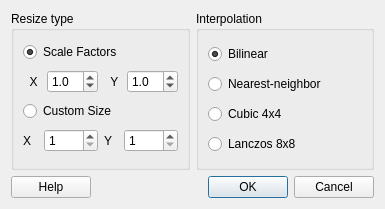
<?xml version="1.0" encoding="UTF-8"?>
<ui version="4.0">
 <class>ResizeDialog</class>
 <widget class="QDialog" name="ResizeDialog">
  <property name="geometry">
   <rect>
    <x>0</x>
    <y>0</y>
    <width>385</width>
    <height>209</height>
   </rect>
  </property>
  <property name="windowTitle">
   <string>Resize Image</string>
  </property>
  <layout class="QGridLayout" name="gridLayout_3">
   <item row="0" column="0">
    <widget class="QGroupBox" name="groupBox_2">
     <property name="title">
      <string>Resize type</string>
     </property>
     <layout class="QGridLayout" name="gridLayout_2">
      <item row="0" column="0">
       <widget class="QRadioButton" name="scaleButton">
        <property name="text">
         <string>Scale Factors</string>
        </property>
        <property name="checked">
         <bool>true</bool>
        </property>
       </widget>
      </item>
      <item row="1" column="0">
       <layout class="QHBoxLayout" name="horizontalLayout">
        <item>
         <widget class="QLabel" name="label">
          <property name="text">
           <string>  X</string>
          </property>
         </widget>
        </item>
        <item>
         <widget class="QDoubleSpinBox" name="scaleXSpinBox">
          <property name="decimals">
           <number>1</number>
          </property>
          <property name="minimum">
           <double>0.100000000000000</double>
          </property>
          <property name="maximum">
           <double>10.000000000000000</double>
          </property>
          <property name="singleStep">
           <double>0.100000000000000</double>
          </property>
          <property name="value">
           <double>1.000000000000000</double>
          </property>
         </widget>
        </item>
        <item>
         <widget class="QLabel" name="label_2">
          <property name="text">
           <string>  Y</string>
          </property>
         </widget>
        </item>
        <item>
         <widget class="QDoubleSpinBox" name="scaleYSpinBox">
          <property name="decimals">
           <number>1</number>
          </property>
          <property name="minimum">
           <double>0.100000000000000</double>
          </property>
          <property name="maximum">
           <double>10.000000000000000</double>
          </property>
          <property name="singleStep">
           <double>0.100000000000000</double>
          </property>
          <property name="value">
           <double>1.000000000000000</double>
          </property>
         </widget>
        </item>
       </layout>
      </item>
      <item row="2" column="0">
       <widget class="QRadioButton" name="customButton">
        <property name="text">
         <string>Custom Size</string>
        </property>
       </widget>
      </item>
      <item row="3" column="0">
       <layout class="QHBoxLayout" name="horizontalLayout_2">
        <item>
         <widget class="QLabel" name="label_3">
          <property name="text">
           <string>X</string>
          </property>
         </widget>
        </item>
        <item>
         <widget class="QSpinBox" name="customXSpinBox">
          <property name="minimum">
           <number>1</number>
          </property>
          <property name="maximum">
           <number>2000</number>
          </property>
         </widget>
        </item>
        <item>
         <widget class="QLabel" name="label_4">
          <property name="text">
           <string>Y</string>
          </property>
         </widget>
        </item>
        <item>
         <widget class="QSpinBox" name="customYSpinBox">
          <property name="minimum">
           <number>1</number>
          </property>
          <property name="maximum">
           <number>2000</number>
          </property>
         </widget>
        </item>
       </layout>
      </item>
     </layout>
    </widget>
   </item>
   <item row="0" column="1">
    <widget class="QGroupBox" name="groupBox">
     <property name="title">
      <string>Interpolation</string>
     </property>
     <layout class="QGridLayout" name="gridLayout">
      <item row="0" column="0">
       <widget class="QRadioButton" name="bilinearButton">
        <property name="text">
         <string>Bilinear</string>
        </property>
        <property name="checked">
         <bool>true</bool>
        </property>
       </widget>
      </item>
      <item row="1" column="0">
       <widget class="QRadioButton" name="nearestButton">
        <property name="text">
         <string>Nearest-neighbor</string>
        </property>
       </widget>
      </item>
      <item row="2" column="0">
       <widget class="QRadioButton" name="cubicButton">
        <property name="text">
         <string>Cubic 4x4</string>
        </property>
       </widget>
      </item>
      <item row="3" column="0">
       <widget class="QRadioButton" name="lanczosButton">
        <property name="text">
         <string>Lanczos 8x8</string>
        </property>
       </widget>
      </item>
     </layout>
    </widget>
   </item>
   <item row="1" column="0" colspan="2">
    <layout class="QHBoxLayout" name="horizontalLayout_3">
     <item>
      <widget class="QPushButton" name="helpButton">
       <property name="text">
        <string>Help</string>
       </property>
      </widget>
     </item>
     <item>
      <widget class="QDialogButtonBox" name="buttonBox">
       <property name="orientation">
        <enum>Qt::Horizontal</enum>
       </property>
       <property name="standardButtons">
        <set>QDialogButtonBox::Cancel|QDialogButtonBox::Ok</set>
       </property>
      </widget>
     </item>
    </layout>
   </item>
  </layout>
 </widget>
 <resources/>
 <connections>
  <connection>
   <sender>buttonBox</sender>
   <signal>accepted()</signal>
   <receiver>ResizeDialog</receiver>
   <slot>accept()</slot>
   <hints>
    <hint type="sourcelabel">
     <x>248</x>
     <y>254</y>
    </hint>
    <hint type="destinationlabel">
     <x>157</x>
     <y>274</y>
    </hint>
   </hints>
  </connection>
  <connection>
   <sender>buttonBox</sender>
   <signal>rejected()</signal>
   <receiver>ResizeDialog</receiver>
   <slot>reject()</slot>
   <hints>
    <hint type="sourcelabel">
     <x>316</x>
     <y>260</y>
    </hint>
    <hint type="destinationlabel">
     <x>286</x>
     <y>274</y>
    </hint>
   </hints>
  </connection>
 </connections>
</ui>
